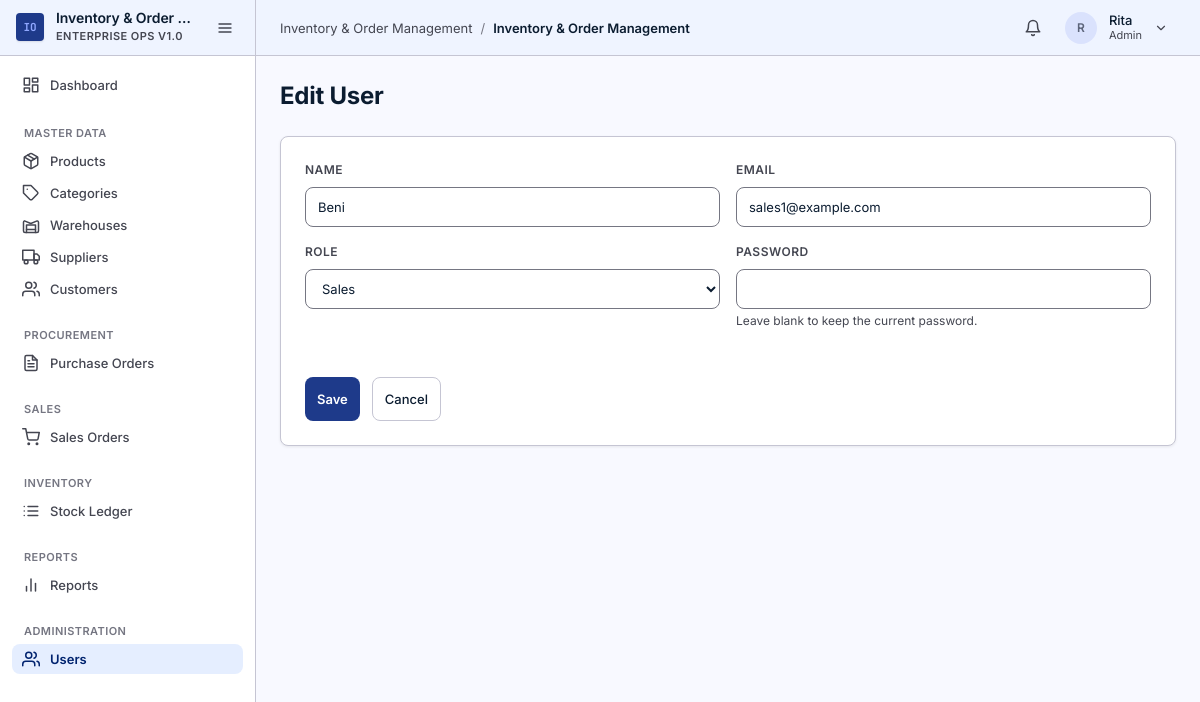
/users/3332/edit (signed in), run on the app's committed database.
### tables this page shows
CREATE TABLE IF NOT EXISTS users (
    id            BIGINT UNSIGNED NOT NULL AUTO_INCREMENT,
    name          VARCHAR(100)    NOT NULL,
    email         VARCHAR(255)    NOT NULL,
    password_hash VARCHAR(255)    NOT NULL,
    role          ENUM('Admin','Sales','WarehouseStaff') NOT NULL,
    is_active     TINYINT(1)      NOT NULL DEFAULT 1,
    created_by    BIGINT UNSIGNED NULL,
    updated_by    BIGINT UNSIGNED NULL,
    created_at    DATETIME        NOT NULL DEFAULT CURRENT_TIMESTAMP,
    updated_at    DATETIME        NOT NULL DEFAULT CURRENT_TIMESTAMP ON UPDATE CURRENT_TIMESTAMP,
    PRIMARY KEY (id),
    UNIQUE KEY uniq_users_email (email),
    KEY idx_users_role (role),
    KEY idx_users_active (is_active),
    KEY idx_users_name (name),
    KEY idx_users_created_by (created_by),
    KEY idx_users_updated_by (updated_by),
    CONSTRAINT fk_users_created_by FOREIGN KEY (created_by) REFERENCES users(id) ON DELETE SET NULL ON UPDATE CASCADE,
    CONSTRAINT fk_users_updated_by FOREIGN KEY (updated_by) REFERENCES users(id) ON DELETE SET NULL ON UPDATE CASCADE
);

### views/master/users/form.php (the view, shortened to what the rows shown need)
<?php
$isEdit = $user !== null;
$title = $isEdit ? 'Edit User' : 'New User';
$action = $isEdit ? '/users/' . $idObfuscator->encode($user->id) . '/update' : '/users';
$val = static function (string $field, string $default = '') use ($old, $user, $isEdit): string {
    if (array_key_exists($field, $old)) {
        return (string) $old[$field];
    }
    if ($isEdit && $user !== null) {
        return match ($field) {
            'name' => $user->name,
            'email' => $user->email,
            'role' => $user->role->value,
            default => $default,
        };
    }
    return $default;
};
?>
<div class="page-header">
    <h1 class="page-header__title"><?= htmlspecialchars($title, ENT_QUOTES, 'UTF-8') ?></h1>
</div>
<div class="card">
    <form method="post" action="<?= htmlspecialchars($action, ENT_QUOTES, 'UTF-8') ?>" novalidate>
        <div class="form-grid">
            <div class="form-field">
                <label class="form-field__label" for="name" data-i18n="users.name">Name</label>
                <input class="input" type="text" id="name" name="name" required value="<?= htmlspecialchars($val('name'), ENT_QUOTES, 'UTF-8') ?>">
            </div>
            <div class="form-field">
                <label class="form-field__label" for="email" data-i18n="users.email">Email</label>
                <input class="input" type="email" id="email" name="email" required value="<?= htmlspecialchars($val('email'), ENT_QUOTES, 'UTF-8') ?>">
            </div>
            <div class="form-field">
                <label class="form-field__label" for="role" data-i18n="users.role">Role</label>
                <select class="input" id="role" name="role" required>
                    <?php foreach (['Admin', 'Sales', 'WarehouseStaff'] as $roleOption): ?>
                        <option value="<?= $roleOption ?>" <?= $val('role') === $roleOption ? 'selected' : '' ?>>
                            <?= htmlspecialchars(\App\Entity\Role::labelFor($roleOption), ENT_QUOTES, 'UTF-8') ?>
                        </option>
                    <?php endforeach; ?>
                </select>
            </div>
            <div class="form-field">
                <label class="form-field__label" for="password" data-i18n="users.password">Password</label>
                <input class="input" type="password" id="password" name="password" <?= $isEdit ? '' : 'required' ?>>
                <?php if ($isEdit): ?>
                    <p class="form-field__helper" data-i18n="users.password_hint">Leave blank to keep the current password.</p>
                <?php endif; ?>
            </div>
        </div>
        <div class="form-actions">
            <button type="submit" class="btn btn--primary" data-i18n="common.save">Save</button>
            <a class="btn btn--secondary" href="/users" data-i18n="common.cancel">Cancel</a>
        </div>
    </form>
</div>

### views/layouts/main.php (shortened to what the rows shown need)
<?php
$requestUri = $_SERVER['REQUEST_URI'] ?? '/';
$requestPath = parse_url($requestUri, PHP_URL_PATH) ?? '/';
$req = trim($requestPath, '/');
$isActive = static function(string $path) use ($req): bool {
    $p = trim($path, '/');
    return $req === $p || str_starts_with($req, $p . '/');
};
$grantedPermissions = $grantedPermissions ?? [];
$hasPermission = static function(string $key) use ($grantedPermissions): bool {
    return in_array($key, $grantedPermissions, true);
};
$avatarInitials = '';
if ($currentUser !== null) {
    $parts = explode(' ', $currentUser->name);
    $avatarInitials = strtoupper(substr($parts[0] ?? '', 0, 1))
                 . strtoupper(substr($parts[1] ?? '', 0, 1));
}
$roleLabel = $currentUser !== null ? $currentUser->role->label() : '';
$canSeeNotifications = $currentUser !== null
    && ($currentUser->role === \App\Entity\Role::Admin || $currentUser->role === \App\Entity\Role::WarehouseStaff);
$headerTitle = $pageTitle ?? 'Inventory & Order Management';
$assetVersion = static function(): string {
    static $version = null;
    if ($version !== null) {
        return $version;
    }
    $latest = 0;
    $assetsDir = __DIR__ . '/../../public/assets';
    if (is_dir($assetsDir)) {
        $iterator = new \RecursiveIteratorIterator(
            new \RecursiveDirectoryIterator($assetsDir, \FilesystemIterator::SKIP_DOTS)
        );
        foreach ($iterator as $file) {
            if ($file->isFile()) {
                $mtime = $file->getMTime();
                if ($mtime > $latest) {
                    $latest = $mtime;
                }
            }
        }
    }
    return (string) ($latest ?: time());
};
$assetVer = $assetVersion();
?>
<!doctype html>
<html lang="en">
<head>
    <link rel="stylesheet" href="/assets/css/tokens.css?v=<?= htmlspecialchars($assetVer, ENT_QUOTES, 'UTF-8') ?>">
    <link rel="stylesheet" href="/assets/css/components.css?v=<?= htmlspecialchars($assetVer, ENT_QUOTES, 'UTF-8') ?>">
    <link rel="stylesheet" href="/assets/css/main.css?v=<?= htmlspecialchars($assetVer, ENT_QUOTES, 'UTF-8') ?>">
</head>
<body data-page="<?= htmlspecialchars($req, ENT_QUOTES, 'UTF-8') ?>">
<?php if ($currentUser === null): ?>
<header class="app-header">
    <a class="app-header__brand" href="/">
        <svg width="20" height="20" aria-hidden="true"><use href="/assets/img/icons.svg#icon-package"></use></svg>
        <span>Inventory &amp; Order Management</span>
    </a>
    <div class="app-header__actions">
    </div>
</header>
<main class="app-main">
    <?= $content ?>
</main>
<?php else: ?>
<div class="app-shell">
    <aside class="app-sidebar" id="app-sidebar" role="navigation" aria-label="Main navigation">
        <div class="app-sidebar__brand">
            <div class="app-sidebar__brand-inner">
                <div class="app-sidebar__logo" aria-hidden="true">IO</div>
                <div class="app-sidebar__brand-text">
                    <span class="app-sidebar__brand-name">Inventory &amp; Order Management</span>
                    <span class="app-sidebar__brand-sub">Enterprise Ops v1.0</span>
                </div>
            </div>
            <button type="button" class="app-sidebar__toggle" id="sidebar-toggle-btn" aria-label="Toggle sidebar" title="Toggle sidebar">
                <svg width="16" height="16" aria-hidden="true"><use href="/assets/img/icons.svg#icon-menu"></use></svg>
            </button>
        </div>
        <nav class="app-sidebar__nav" aria-label="Primary">
            <div class="nav-group">
                <a class="nav-link nav-link--tall <?= $isActive('dashboard') ? 'is-active' : '' ?>" href="/dashboard">
                    <span class="nav-link__icon">
                        <svg aria-hidden="true"><use href="/assets/img/icons.svg#icon-layout-dashboard"></use></svg>
                    </span>
                    <span class="nav-link__text">Dashboard</span>
                </a>
            </div>
            <div class="nav-group">
                <div class="nav-group__title">Master Data</div>
                <a class="nav-link <?= $isActive('products') ? 'is-active' : '' ?>" href="/products">
                    <span class="nav-link__icon"><svg aria-hidden="true"><use href="/assets/img/icons.svg#icon-package"></use></svg></span>
                    <span class="nav-link__text">Products</span>
                </a>
                <?php if ($hasPermission('master_data.menu')): ?>
                <a class="nav-link <?= $isActive('categories') ? 'is-active' : '' ?>" href="/categories">
                    <span class="nav-link__icon"><svg aria-hidden="true"><use href="/assets/img/icons.svg#icon-tag"></use></svg></span>
                    <span class="nav-link__text">Categories</span>
                </a>
                <a class="nav-link <?= $isActive('warehouses') ? 'is-active' : '' ?>" href="/warehouses">
                    <span class="nav-link__icon"><svg aria-hidden="true"><use href="/assets/img/icons.svg#icon-warehouse"></use></svg></span>
                    <span class="nav-link__text">Warehouses</span>
                </a>
                <a class="nav-link <?= $isActive('suppliers') ? 'is-active' : '' ?>" href="/suppliers">
                    <span class="nav-link__icon"><svg aria-hidden="true"><use href="/assets/img/icons.svg#icon-truck"></use></svg></span>
                    <span class="nav-link__text">Suppliers</span>
                </a>
                <a class="nav-link <?= $isActive('customers') ? 'is-active' : '' ?>" href="/customers">
                    <span class="nav-link__icon"><svg aria-hidden="true"><use href="/assets/img/icons.svg#icon-users"></use></svg></span>
                    <span class="nav-link__text">Customers</span>
                </a>
                <?php endif; ?>
            </div>
            <?php if ($hasPermission('purchase_orders.manage')): ?>
            <div class="nav-group">
                <div class="nav-group__title">Procurement</div>
                <a class="nav-link <?= $isActive('purchase-orders') ? 'is-active' : '' ?>" href="/purchase-orders">
                    <span class="nav-link__icon"><svg aria-hidden="true"><use href="/assets/img/icons.svg#icon-file-text"></use></svg></span>
                    <span class="nav-link__text">Purchase Orders</span>
                </a>
            </div>
            <?php endif; ?>
            <?php if ($hasPermission('sales_orders.menu')): ?>
            <div class="nav-group">
                <div class="nav-group__title">Sales</div>
                <a class="nav-link <?= $isActive('sales-orders') ? 'is-active' : '' ?>" href="/sales-orders">
                    <span class="nav-link__icon"><svg aria-hidden="true"><use href="/assets/img/icons.svg#icon-shopping-cart"></use></svg></span>
                    <span class="nav-link__text">Sales Orders</span>
                </a>
            </div>
            <?php endif; ?>
            <?php if ($hasPermission('stock_ledger.view')): ?>
            <div class="nav-group">
                <div class="nav-group__title">Inventory</div>
                <a class="nav-link <?= $isActive('stock-ledger') ? 'is-active' : '' ?>" href="/stock-ledger">
                    <span class="nav-link__icon"><svg aria-hidden="true"><use href="/assets/img/icons.svg#icon-list"></use></svg></span>
                    <span class="nav-link__text">Stock Ledger</span>
                </a>
            </div>
            <?php endif; ?>
            <?php if ($hasPermission('reports.stock_ledger.view') || $hasPermission('reports.sales_orders.view') || $hasPermission('reports.purchase_orders.view')): ?>
            <div class="nav-group">
                <div class="nav-group__title">Reports</div>
                <a class="nav-link <?= $isActive('reports') ? 'is-active' : '' ?>" href="/reports">
                    <span class="nav-link__icon"><svg aria-hidden="true"><use href="/assets/img/icons.svg#icon-bar-chart"></use></svg></span>
                    <span class="nav-link__text">Reports</span>
                </a>
            </div>
            <?php endif; ?>
            <?php if ($hasPermission('users.manage')): ?>
            <div class="nav-group">
                <div class="nav-group__title">Administration</div>
                <a class="nav-link <?= $isActive('users') ? 'is-active' : '' ?>" href="/users">
                    <span class="nav-link__icon"><svg aria-hidden="true"><use href="/assets/img/icons.svg#icon-users"></use></svg></span>
                    <span class="nav-link__text">Users</span>
                </a>
            </div>
            <?php endif; ?>
        </nav>
    </aside>
    <div class="app-main">
        <header class="app-header">
            <nav class="app-header__breadcrumb" aria-label="Breadcrumb">
                <a href="/dashboard">Inventory &amp; Order Management</a>
                <span class="app-header__breadcrumb-sep" aria-hidden="true">/</span>
                <span class="app-header__breadcrumb-current"><?= htmlspecialchars($headerTitle, ENT_QUOTES, 'UTF-8') ?></span>
            </nav>
            <div class="app-header__actions">
                <?php if ($canSeeNotifications): ?>
                <div class="notif-menu" id="notif-menu">
                    <button type="button" class="icon-btn icon-btn--icon-only notif-menu__trigger" id="notif-menu-btn" aria-haspopup="true" aria-expanded="false" aria-controls="notif-menu-dropdown" aria-label="Notifications">
                        <svg width="18" height="18" aria-hidden="true"><use href="/assets/img/icons.svg#icon-bell"></use></svg>
                    </button>
                </div>
                <?php endif; ?>
                <div class="account-menu" id="account-menu">
                    <button type="button" class="user-info user-info--trigger" id="account-menu-btn" aria-haspopup="true" aria-expanded="false" aria-controls="account-menu-dropdown">
                        <div class="user-info__avatar" aria-hidden="true">
                            <?= htmlspecialchars($avatarInitials, ENT_QUOTES, 'UTF-8') ?>
                        </div>
                        <div class="user-info__meta">
                            <span class="user-info__name"><?= htmlspecialchars($currentUser->name, ENT_QUOTES, 'UTF-8') ?></span>
                            <span class="user-info__role"><?= htmlspecialchars($roleLabel, ENT_QUOTES, 'UTF-8') ?></span>
                        </div>
                        <span class="account-menu__chevron" aria-hidden="true">
                            <svg width="14" height="14" aria-hidden="true"><use href="/assets/img/icons.svg#icon-chevron-down"></use></svg>
                        </span>
                    </button>
                </div>
            </div>
        </header>
        <div class="app-content">
            <?= $content ?>
        </div>
    </div>
</div>
<?php endif; ?>
</body>
</html>

### data on the page
users: name "R", name "Rita"
users: name "Beni", email "sales1@example.com"

### other printed values
$headerTitle "Inventory & Order Management"
$roleLabel "Admin"
$title "Edit User"
form field role "Sales"
